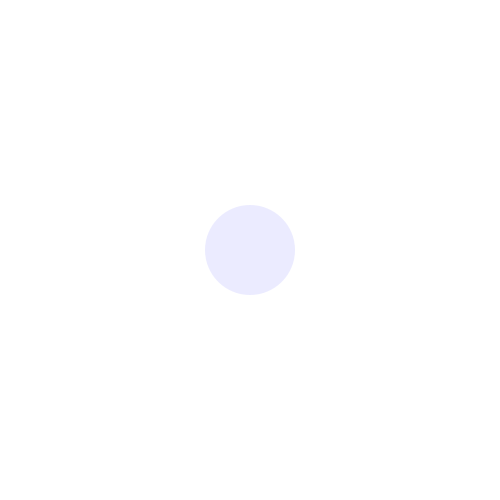
Frame 1 (no input)
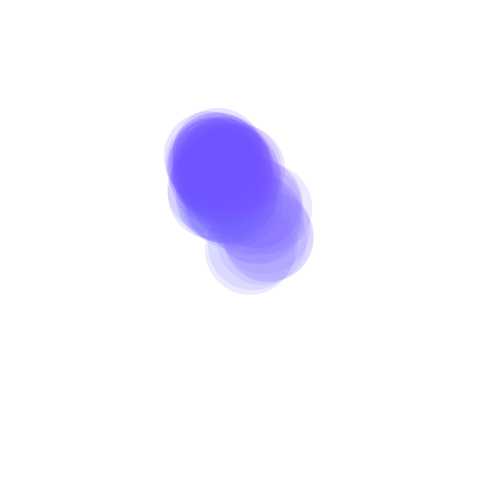
Frame 60 (the mouse pressed at the canvas centre just before this capture)
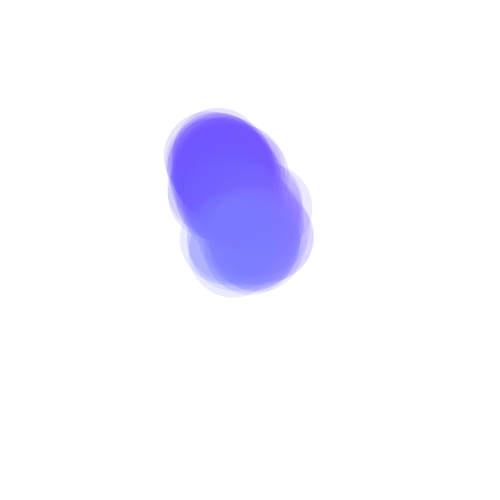
Frame 120 (the mouse held since frame 60 and released just before this capture)

The Processing sketch that drew these frames (run headless with seeded random() and noise(); from frame 60 on, the mouse is pressed at the canvas centre):

// Processing sketch: sketch_2
// ── sketch_2.pde
float x = 250; // initial x position
float y = 250; // initial y position

void setup() {
  size(500, 500); // canvas size
  noStroke(); // no outline
  background(255); //white background
}

void draw() {
  // color mapping
  // map the circle's x position to a value between 0 and 255
  float r = map(x, 0, width, 0, 255);
  // map the circle's y position to a value between 0 and 255
  float g = map(y, 0, height, 0, 255);
  // blue always stays the same
  float b = 255;
  
  fill(r, g, b, 40);
  
  // make an ellipse
  ellipse(x, y, 90, 90);
  
  // move x to a slightly new position
  // but constrain it to the canvas width
  x = constrain(x + random(-10, 10), 0, width);
  
  // move y to a slightly new position
  // but constrain it to the canvas height
  y = constrain(y + random(-10, 10), 0, height);
  
  // print the position of the canvas to the console
  println(x, y);
}
